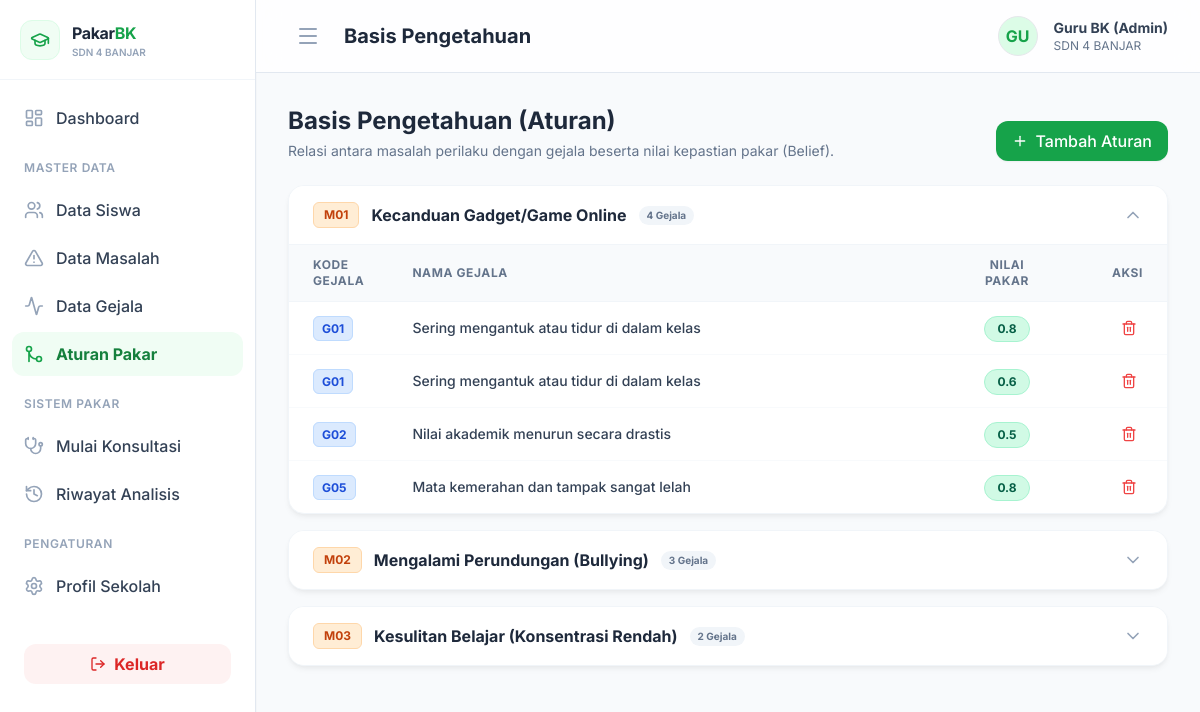
Page /index.php?page=aturan (signed in) on the committed database.
### tables this page shows
CREATE TABLE `masalah` (
  `id_masalah` int NOT NULL,
  `kode_masalah` varchar(10) NOT NULL,
  `nama_masalah` varchar(100) NOT NULL,
  `solusi` text NOT NULL
);

CREATE TABLE `aturan` (
  `id_aturan` int NOT NULL,
  `id_masalah` int NOT NULL,
  `id_gejala` int NOT NULL,
  `nilai_belief` float NOT NULL
);

CREATE TABLE `gejala` (
  `id_gejala` int NOT NULL,
  `kode_gejala` varchar(10) NOT NULL,
  `nama_gejala` varchar(255) NOT NULL
);

### config/koneksi.php (called while the page is built, shortened)
<?php
spl_autoload_register(function ($class_name) {
    $file = __DIR__ . '/../models/' . $class_name . '.php';
});

### models/Masalah.php (called while the page is built, shortened)
<?php
class Masalah {
    private $db;
    public function __construct($db) {
        $this->db = $db;
    }
    public function getAllMasalah() {
        $stmt = $this->db->prepare("SELECT * FROM masalah ORDER BY kode_masalah ASC");
        $stmt->execute();
        return $stmt->fetchAll();
    }
}

### models/Aturan.php (called while the page is built, shortened)
<?php
class Aturan {
    private $db;
    public function __construct($db) {
        $this->db = $db;
    }
    public function getAturanByMasalah($id_masalah) {
        $stmt = $this->db->prepare("
            SELECT a.*, g.kode_gejala, g.nama_gejala
            FROM aturan a
            JOIN gejala g ON a.id_gejala = g.id_gejala
            WHERE a.id_masalah = :id_masalah
            ORDER BY g.kode_gejala ASC
        ");
        $stmt->bindParam(':id_masalah', $id_masalah);
        $stmt->execute();
        return $stmt->fetchAll();
    }
}

### pages/master/aturan.php (the view, shortened to what this page needs)
<?php
$masalahModel = new Masalah($db);
$aturanModel = new Aturan($db);
$dataMasalah = $masalahModel->getAllMasalah();
?>
<div class="mb-6 flex flex-col md:flex-row md:justify-between md:items-end gap-4">
    <div>
        <h2 class="text-2xl font-bold text-slate-800">Basis Pengetahuan (Aturan)</h2>
        <p class="text-slate-500 mt-1 text-sm">Relasi antara masalah perilaku dengan gejala beserta nilai kepastian pakar (Belief).</p>
    </div>
    <div class="flex">
        <button onclick="document.getElementById('modalTambah').classList.remove('hidden')" class="bg-brand-600 hover:bg-brand-700 text-white px-4 py-2 rounded-xl font-medium flex items-center transition-colors shadow-sm">
            <i data-lucide="plus" class="w-4 h-4 mr-2"></i> Tambah Aturan
        </button>
    </div>
</div>
<div class="space-y-4 mb-10">
    <?php foreach($dataMasalah as $index => $m):
        $id_masalah = $m['id_masalah'];
        $dataAturan = $aturanModel->getAturanByMasalah($id_masalah);
        $isOpen = ($index === 0) ? 'true' : 'false';
    ?>
    <div class="card overflow-hidden" data-accordion>
        <button type="button" class="w-full text-left bg-white hover:bg-slate-50 px-6 py-4 flex justify-between items-center focus:outline-none transition-colors" onclick="toggleAccordion('acc-<?= $id_masalah ?>', this)">
            <h3 class="font-bold text-slate-800 flex items-center">
                <span class="bg-orange-100 text-orange-700 px-2.5 py-1 rounded-md text-xs mr-3 border border-orange-200"><?= $m['kode_masalah'] ?></span>
                <?= htmlspecialchars($m['nama_masalah']) ?>
                <span class="ml-3 px-2 py-0.5 rounded-full text-[10px] font-bold bg-slate-100 text-slate-500"><?= count($dataAturan) ?> Gejala</span>
            </h3>
            <div class="text-slate-400 transform transition-transform duration-200 <?= $isOpen === 'true' ? 'rotate-180' : '' ?>">
                <i data-lucide="chevron-down" class="w-5 h-5"></i>
            </div>
        </button>
        <div id="acc-<?= $id_masalah ?>" class="transition-all duration-300 ease-in-out border-t border-slate-100 <?= $isOpen === 'true' ? '' : 'hidden' ?>">
            <div class="p-0">
                <?php if(count($dataAturan) > 0): ?>
                <div class="overflow-x-auto">
                    <table class="w-full text-left border-collapse">
                        <thead>
                            <tr class="bg-slate-50 border-b border-slate-100">
                                <th class="px-6 py-3 text-xs font-bold text-slate-500 uppercase tracking-wider w-24">Kode Gejala</th>
                                <th class="px-6 py-3 text-xs font-bold text-slate-500 uppercase tracking-wider">Nama Gejala</th>
                                <th class="px-6 py-3 text-xs font-bold text-slate-500 uppercase tracking-wider w-32 text-center">Nilai Pakar</th>
                                <th class="px-6 py-3 text-xs font-bold text-slate-500 uppercase tracking-wider text-right w-24">Aksi</th>
                            </tr>
                        </thead>
                        <tbody class="divide-y divide-slate-50">
                            <?php foreach($dataAturan as $a): ?>
                            <tr class="hover:bg-slate-50/80 transition-colors">
                                <td class="px-6 py-3 text-sm">
                                    <span class="bg-blue-100 text-blue-700 px-2 py-1 rounded-md text-xs font-bold border border-blue-200"><?= $a['kode_gejala'] ?></span>
                                </td>
                                <td class="px-6 py-3 text-sm text-slate-700 font-medium"><?= htmlspecialchars($a['nama_gejala']) ?></td>
                                <td class="px-6 py-3 text-center">
                                    <span class="inline-flex items-center px-3 py-1 rounded-full text-xs font-bold bg-emerald-100 text-emerald-800 border border-emerald-200">
                                        <?= $a['nilai_belief'] ?>
                                    </span>
                                </td>
                                <td class="px-6 py-3 text-sm text-right">
                                    <button onclick="confirmHapus(<?= $a['id_aturan'] ?>)" class="text-red-500 hover:text-red-700 p-1.5 rounded-md hover:bg-red-50 transition-colors inline-block" title="Hapus Relasi">
                                        <i data-lucide="trash-2" class="w-4 h-4"></i>
                                    </button>
                                </td>
                            </tr>
                            <?php endforeach; ?>
                        </tbody>
                    </table>
                </div>
                <?php endif; ?>
            </div>
        </div>
    </div>
    <?php endforeach; ?>
</div>

### index.php (shortened to what this page needs)
<?php
require 'config/koneksi.php';
$page = isset($_GET['page']) ? $_GET['page'] : 'dashboard';
$routes = [
    'dashboard' => 'pages/dashboard.php',
    'siswa'     => 'pages/master/siswa.php',
    'masalah'   => 'pages/master/masalah.php',
    'gejala'    => 'pages/master/gejala.php',
    'aturan'    => 'pages/master/aturan.php',
    'konsultasi'=> 'pages/konsultasi/mulai.php',
    'proses'    => 'pages/konsultasi/proses.php',
    'hasil'     => 'pages/konsultasi/hasil.php',
    'riwayat'   => 'pages/konsultasi/riwayat.php',
    'profil'    => 'pages/profil.php',
    'login'     => 'pages/login.php',
    'logout'    => 'pages/logout.php'
];
if (array_key_exists($page, $routes) && file_exists($routes[$page])) {
    $content = $routes[$page];
} else {
    $content = 'pages/dashboard.php';
}
require $content;
$page_content = ob_get_clean();
if ($page !== 'login') {
    require 'layouts/header.php';
    require 'layouts/sidebar.php';
}
echo $page_content;
if ($page !== 'login') {
    require 'layouts/footer.php';
} else {
    echo '<script>lucide.createIcons();</script></body></html>';
}
?>

### layouts/header.php (shortened to what this page needs)
<!DOCTYPE html>
<html lang="id">
<head>
    <script src="https://cdn.tailwindcss.com"></script>
</head>
<body class="font-sans text-slate-800 antialiased flex h-screen overflow-hidden">

### layouts/sidebar.php
<aside id="sidebar" class="w-64 bg-white border-r border-slate-200 flex flex-col h-full shrink-0 shadow-sm z-10 transition-all duration-300 overflow-hidden">
    <div class="h-20 flex items-center px-5 border-b border-slate-100 sidebar-logo gap-3">
        <?php if (!empty($GLOBALS['admin_profile']['logo_sekolah']) && file_exists($GLOBALS['admin_profile']['logo_sekolah'])): ?>
            <img src="<?= $GLOBALS['admin_profile']['logo_sekolah'] ?>" class="w-10 h-10 object-contain shrink-0 rounded" alt="Logo Sekolah">
        <?php else: ?>
            <div class="w-10 h-10 bg-brand-50 rounded-xl flex items-center justify-center border border-brand-100 shrink-0">
                <i data-lucide="graduation-cap" class="text-brand-600 w-5 h-5"></i>
            </div>
        <?php endif; ?>
        <div class="overflow-hidden menu-text">
            <span class="font-bold text-base tracking-tight text-slate-800 block leading-tight">Pakar<span class="text-brand-600">BK</span></span>
            <?php if (!empty($GLOBALS['admin_profile']['nama_sekolah'])): ?>
                <span class="text-[10px] font-semibold text-slate-400 block truncate leading-none mt-1"><?= htmlspecialchars($GLOBALS['admin_profile']['nama_sekolah']) ?></span>
            <?php endif; ?>
        </div>
    </div>
    <nav class="flex-1 overflow-y-auto py-4 px-3 space-y-1 overflow-x-hidden">
        <?php
            function getMenuClass($current_page, $menu_page) {
                if ($current_page === $menu_page) {
                    return 'flex items-center px-3 py-2.5 rounded-xl font-bold bg-brand-50 text-brand-700 transition-colors group';
                }
                return 'flex items-center px-3 py-2.5 rounded-xl hover:bg-brand-50 text-slate-700 hover:text-brand-700 font-medium transition-colors group';
            }
            function getIconClass($current_page, $menu_page) {
                if ($current_page === $menu_page) {
                    return 'w-5 h-5 mr-3 shrink-0 text-brand-600';
                }
                return 'w-5 h-5 mr-3 shrink-0 text-slate-400 group-hover:text-brand-600 transition-colors';
            }
        ?>
        <a href="index.php?page=dashboard" class="<?= getMenuClass($page, 'dashboard') ?>" title="Dashboard">
            <i data-lucide="layout-dashboard" class="<?= getIconClass($page, 'dashboard') ?>"></i>
            <span class="menu-text whitespace-nowrap">Dashboard</span>
        </a>
        <div class="pt-4 pb-2 px-3 menu-text">
            <p class="text-xs font-semibold text-slate-400 uppercase tracking-wider whitespace-nowrap">Master Data</p>
        </div>
        <a href="index.php?page=siswa" class="<?= getMenuClass($page, 'siswa') ?>" title="Data Siswa">
            <i data-lucide="users" class="<?= getIconClass($page, 'siswa') ?>"></i>
            <span class="menu-text whitespace-nowrap">Data Siswa</span>
        </a>
        <a href="index.php?page=masalah" class="<?= getMenuClass($page, 'masalah') ?>" title="Data Masalah">
            <i data-lucide="alert-triangle" class="<?= getIconClass($page, 'masalah') ?>"></i>
            <span class="menu-text whitespace-nowrap">Data Masalah</span>
        </a>
        <a href="index.php?page=gejala" class="<?= getMenuClass($page, 'gejala') ?>" title="Data Gejala">
            <i data-lucide="activity" class="<?= getIconClass($page, 'gejala') ?>"></i>
            <span class="menu-text whitespace-nowrap">Data Gejala</span>
        </a>
        <a href="index.php?page=aturan" class="<?= getMenuClass($page, 'aturan') ?>" title="Aturan Pakar">
            <i data-lucide="git-merge" class="<?= getIconClass($page, 'aturan') ?>"></i>
            <span class="menu-text whitespace-nowrap">Aturan Pakar</span>
        </a>
        <div class="pt-4 pb-2 px-3 menu-text">
            <p class="text-xs font-semibold text-slate-400 uppercase tracking-wider whitespace-nowrap">Sistem Pakar</p>
        </div>
        <a href="index.php?page=konsultasi" class="<?= getMenuClass($page, 'konsultasi') ?>" title="Mulai Konsultasi">
            <i data-lucide="stethoscope" class="<?= getIconClass($page, 'konsultasi') ?>"></i>
            <span class="menu-text whitespace-nowrap">Mulai Konsultasi</span>
        </a>
        <a href="index.php?page=riwayat" class="<?= getMenuClass($page, 'riwayat') ?>" title="Riwayat Analisis">
            <i data-lucide="history" class="<?= getIconClass($page, 'riwayat') ?>"></i>
            <span class="menu-text whitespace-nowrap">Riwayat Analisis</span>
        </a>
        <div class="pt-4 pb-2 px-3 menu-text">
            <p class="text-xs font-semibold text-slate-400 uppercase tracking-wider whitespace-nowrap">Pengaturan</p>
        </div>
        <a href="index.php?page=profil" class="<?= getMenuClass($page, 'profil') ?>" title="Profil Sekolah">
            <i data-lucide="settings" class="<?= getIconClass($page, 'profil') ?>"></i>
            <span class="menu-text whitespace-nowrap">Profil Sekolah</span>
        </a>
        <div class="pt-8 px-3">
            <a href="index.php?page=logout" class="flex items-center justify-center w-full px-4 py-2 bg-red-50 text-red-600 hover:bg-red-100 font-bold rounded-xl transition-colors" title="Keluar">
                <i data-lucide="log-out" class="w-4 h-4 shrink-0"></i>
                <span class="menu-text whitespace-nowrap ml-2">Keluar</span>
            </a>
        </div>
    </nav>
</aside>
<main class="flex-1 overflow-y-auto bg-slate-50 relative flex flex-col h-screen">
    <header class="bg-white/80 backdrop-blur-md border-b border-slate-200 sticky top-0 z-10 px-8 py-4 flex justify-between items-center shrink-0">
        <div class="flex items-center">
            <button id="toggleSidebar" class="mr-4 p-2 rounded-lg text-slate-400 hover:text-brand-600 hover:bg-brand-50 transition-colors">
                <i data-lucide="menu" class="w-6 h-6"></i>
            </button>
            <h2 class="text-xl font-bold text-slate-800" id="page-title">Dashboard</h2>
        </div>
        <div class="flex items-center space-x-4">
            <?php if (!empty($GLOBALS['admin_profile']['logo_sekolah']) && file_exists($GLOBALS['admin_profile']['logo_sekolah'])): ?>
                <img src="<?= $GLOBALS['admin_profile']['logo_sekolah'] ?>" class="w-10 h-10 rounded-full object-cover border border-slate-200" alt="Logo">
            <?php else: ?>
                <div class="w-10 h-10 rounded-full bg-brand-100 flex items-center justify-center text-brand-600 font-bold border border-brand-200">
                    <?= strtoupper(substr($GLOBALS['admin_profile']['nama_lengkap'] ?? 'BK', 0, 2)) ?>
                </div>
            <?php endif; ?>
            <div>
                <p class="text-sm font-bold text-slate-700"><?= htmlspecialchars($GLOBALS['admin_profile']['nama_lengkap'] ?? 'Guru BK') ?></p>
                <p class="text-xs text-slate-500"><?= htmlspecialchars($GLOBALS['admin_profile']['nama_sekolah'] ?? 'Administrator') ?></p>
            </div>
        </div>
    </header>
    <div class="p-8">

### layouts/footer.php (shortened to what this page needs)
        </div>
    </main>
</body>
</html>

### layouts/header.php (style rules this page uses)
body { background-color: #f8fafc; }
.card { background-color: #ffffff; border-radius: 1rem; box-shadow: 0 4px 6px -1px rgba(0, 0, 0, 0.05), 0 2px 4px -1px rgba(0, 0, 0, 0.03); border: 1px solid #f1f5f9; }

### rows in the picture
masalah: kode_masalah "M01", nama_masalah "Kecanduan Gadget/Game Online", count($dataAturan) "4"
aturan: id_gejala.kode_gejala "G01", id_gejala.nama_gejala "Sering mengantuk atau tidur di dalam kelas", nilai_belief "0.8"
aturan: id_gejala.kode_gejala "G01", id_gejala.nama_gejala "Sering mengantuk atau tidur di dalam kelas", nilai_belief "0.6"
aturan: id_gejala.kode_gejala "G02", id_gejala.nama_gejala "Nilai akademik menurun secara drastis", nilai_belief "0.5"
aturan: id_gejala.kode_gejala "G05", id_gejala.nama_gejala "Mata kemerahan dan tampak sangat lelah", nilai_belief "0.8"
masalah: kode_masalah "M02", nama_masalah "Mengalami Perundungan (Bullying)", count($dataAturan) "3"
masalah: kode_masalah "M03", nama_masalah "Kesulitan Belajar (Konsentrasi Rendah)", count($dataAturan) "2"

### other values in the picture
$GLOBALS['admin_profile']['nama_sekolah'] "SDN 4 BANJAR"
substr($GLOBALS['admin_profile']['nama_lengkap'] ?? 'BK', 0, 2) "GU"
$GLOBALS['admin_profile']['nama_lengkap'] "Guru BK (Admin)"
